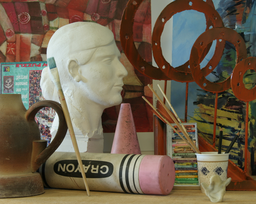
#> input picture HW3/subject/proj2-pair1-L.png, 256 x 204 px, shrunk from 640 x 511 before the run
$ jupyter execute question2.ipynb   (older library calls are emulated)
#> lines starting #> are read from the running program, lines starting #| are printed output that depends on the picture
### HW3/question1.py
import numpy as np
import cv2
import itertools
from multiprocessing import Pool
from functools import partial


# [69 lines left out: functions compute_disparity, compute_disparity_mapped, not called in this run]


def ssd(window1, window2):
    return np.sum(np.power(window1.astype(np.int) - window2.astype(np.int), 2))


# [52 lines left out: functions explore_d, compute_disparity2, not called in this run]


def compute_disparity2_mapped(img1, img2, window_size=3, d_min=0, d_max=100, explore_right=True):
    h, w = img1.shape

    border_size = d_max + 1
    img1 = cv2.copyMakeBorder(img1, border_size, border_size, border_size, border_size, cv2.BORDER_REPLICATE)
    img2 = cv2.copyMakeBorder(img2, border_size, border_size, border_size, border_size, cv2.BORDER_REPLICATE)

    win_offset = (window_size - 1) // 2
    w_min = border_size
    w_max = border_size + w
    h_min = border_size
    h_max = border_size + h
    d_min_abs = d_min
    if explore_right:
        w_max -= d_min
    else:
        w_min += d_min
        d_min, d_max = -d_max + 1, -d_min + 1

    arg_list = []

    for d_index, d in enumerate(range(d_min, d_max)):
        img1_crop = img1[h_min:h_max, w_min:w_max]
        img2_crop = img2[h_min:h_max, w_min + d:w_max + d]
        arg_list.append((img1_crop, img2_crop, win_offset, d_min_abs))

    pool = Pool()
    disparity_plan_iter = pool.map(compute_d_plan, arg_list)
    ret = np.argmin(disparity_plan_iter, axis=0) + d_min
    return np.abs(ret)


def compute_d_plan(info):
    img1, img2, win_offset, d_min = info
    target_h, target_w = img1.shape
    target_w -= 2 * win_offset + d_min
    target_h -= 2 * win_offset
    sd = img1.astype(np.int) - img2.astype(np.int)
    sd = np.power(sd, 2)

    disparity_plan = np.zeros((target_h, target_w), dtype=int)
    for x_index, x in enumerate(range(target_w)):
        for y_index, y in enumerate(range(target_h)):
            win = sd[y:y + 2 * win_offset + 1, x:x + 2 * win_offset + 1]
            disparity_plan[y_index, x_index] = np.sum(win)

    return disparity_plan


# [18 lines that do not run on import are left out]

### HW3/question2.ipynb
[cell 1]
import cv2
import pylab
from question1 import *
import time

[cell 2]
im1 = cv2.imread("subject/proj2-pair1-L.png", cv2.IMREAD_GRAYSCALE)
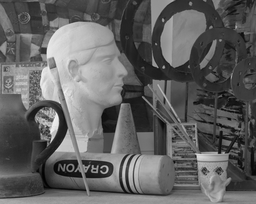
#> im1: shape (204, 256); min 2, max 249, mean 97.4
im2 = cv2.imread("subject/proj2-pair1-R.png", cv2.IMREAD_GRAYSCALE)
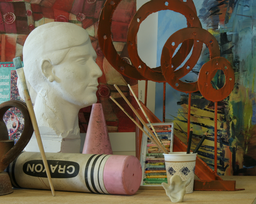
#> input picture HW3/subject/proj2-pair1-R.png, 256 x 204 px, shrunk from 640 x 511 before the run
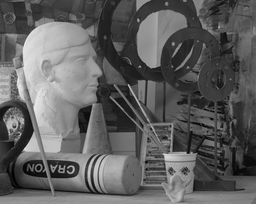
#> im2: shape (204, 256); min 0, max 238, mean 94.9

pylab.imshow(im1, cmap=pylab.gray())
pylab.show()
pylab.imshow(im2, cmap=pylab.gray())
pylab.show()

disparity = {}

win_size = 9
min_d = 30
max_d = 120
right = False

[cell 3]
start = time.time()
disparity[4] = compute_disparity2_mapped(im1, im2,
                                         window_size=win_size,
                                         d_min=min_d,
                                         d_max=max_d,
                                         explore_right=right)
#> in compute_disparity2_mapped, `img1 = cv2.copyMakeBorder(img1, border_size, border_size, border_size,..`:
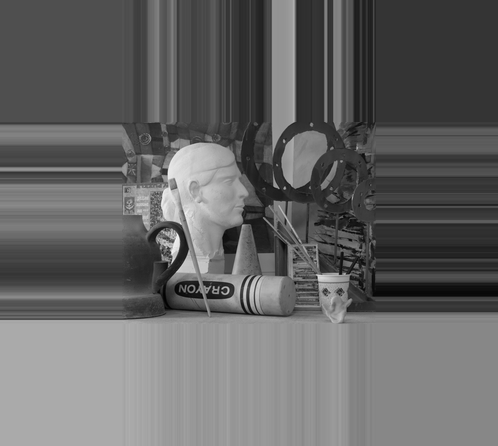
#> img1: shape (446, 498); min 2, max 249, mean 101.1
#> in compute_disparity2_mapped, `img2 = cv2.copyMakeBorder(img2, border_size, border_size, border_size,..`:
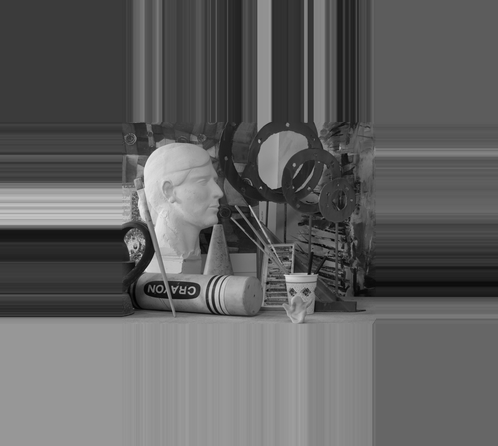
#> img2: shape (446, 498); min 0, max 238, mean 97.2
#> the loop in compute_disparity2_mapped, `for d_index, d in enumerate(range(d_min, d_max)):` made 90 passes
#> pass 3, in compute_disparity2_mapped, `img2_crop = img2[h_min:h_max, w_min + d:w_max + d]`:
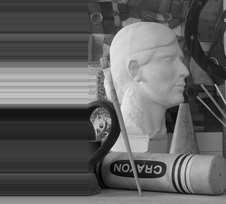
#> img2_crop: shape (204, 226); min 1, max 238, mean 97.7
#> after the loop in compute_disparity2_mapped, `for d_index, d in enumerate(range(d_min, d_max)):`: arg_list = 90 items
#> in compute_disparity2_mapped, `ret = np.argmin(disparity_plan_iter, axis=0) + d_min`:
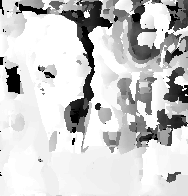
#> ret: shape (196, 188) int64; min -119, max -30, mean -47.77; drawn with min black and max white
#> in compute_disparity2_mapped, `return np.abs(ret)`:
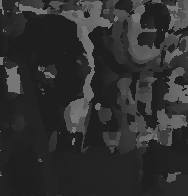
#> returned value: shape (196, 188) int64; min 30, max 119, mean 47.8
print(time.time() - start)
print(disparity[4].shape)
#| (196, 188)
print(disparity[4].dtype)
#| int64
print(np.max(disparity[4]))
#| 119
print(np.min(disparity[4]))
#| 30
pylab.imshow(disparity[4], cmap=pylab.gray())
pylab.show()

[cell 4]
start = time.time()
disparity[4] = compute_disparity2_mapped(im2, im1,
                                         window_size=win_size,
                                         d_min=min_d,
                                         d_max=max_d,
                                         explore_right=not right)
#> call 2 of compute_disparity2_mapped, with window_size = 9, d_min = 30, d_max = 120, explore_right = True
#> the loop in compute_disparity2_mapped (call 2), `for d_index, d in enumerate(range(d_min, d_max)):` made 90 passes
#> pass 1, in compute_disparity2_mapped (call 2), `img1_crop = img1[h_min:h_max, w_min:w_max]`:
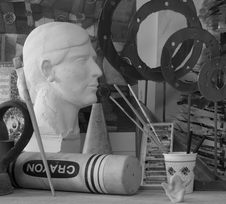
#> img1_crop: shape (204, 226); min 0, max 238, mean 98.1
#> in compute_disparity2_mapped (call 2), `ret = np.argmin(disparity_plan_iter, axis=0) + d_min`:
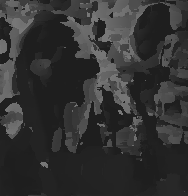
#> ret: shape (196, 188) int64; min 30, max 119, mean 50
print(time.time() - start)
print(disparity[4].shape)
#| (196, 188)
print(disparity[4].dtype)
#| int64
print(np.max(disparity[4]))
#| 119
print(np.min(disparity[4]))
#| 30
pylab.imshow(disparity[4], cmap=pylab.gray())
pylab.show()
